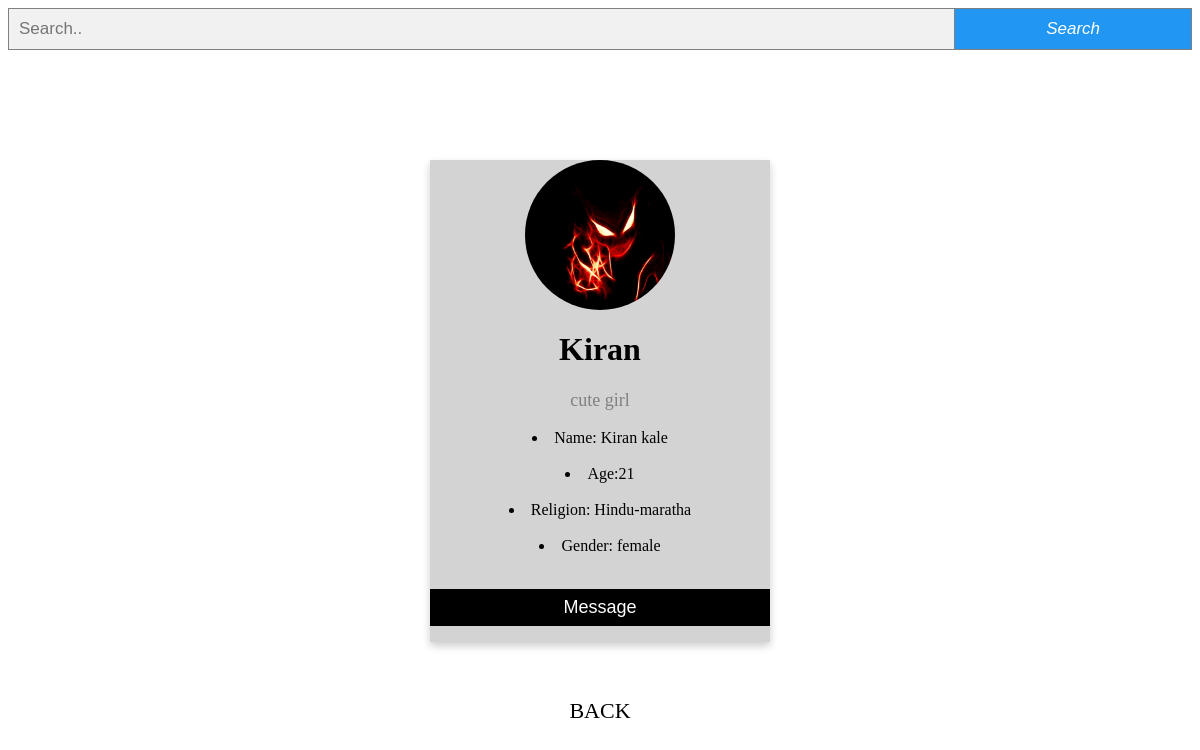
Screenshot of /trending.php (signed in) with the database file from the repository.
### tables this page shows
CREATE TABLE `users` (
  `id` int(225) NOT NULL,
  `unique_id` int(255) NOT NULL,
  `username` varchar(225) NOT NULL,
  `nick` varchar(225) NOT NULL,
  `dob` varchar(225) NOT NULL,
  `email` varchar(225) NOT NULL,
  `gender` varchar(200) NOT NULL,
  `contact` varchar(225) NOT NULL,
  `password` varchar(225) NOT NULL,
  `date` varchar(40) NOT NULL,
  `religion` varchar(225) NOT NULL,
  `about` varchar(1000) NOT NULL,
  `image` varchar(100) NOT NULL,
  `status` varchar(255) NOT NULL
);

### trending.php (the view, shortened to what this page needs)
<HTML>
<head>
</head>
<?php
include("configuration.php");
$email=$_SESSION['email'];
$sql=mysqli_query($al,"SELECT gender FROM users WHERE email='$email'");
$b=mysqli_fetch_array($sql);
?>
<body>
    <form class="example" action="" method="post">
        <input type="text" placeholder="Search.." name="search">
        <button type="submit"><i class="fa fa-search"> Search</i></button>
    </form>
   <div class="container">
    <div class="scrollmenu">
        <?php
$search = $_POST['search'];
$result1 = mysqli_query($al,"SELECT * FROM users WHERE username LIKE '%$search%'");
if ($result1->num_rows > 0){
while($row = $result1->fetch_assoc() ){
  $DOB=$row["dob"];
  $today=date("y-m-d");
  $diff=date_diff(date_create($DOB),date_create($today));
  if(strcmp($b['gender'],$row["gender"] )!=0)
  {
  ?>
        <div class="card">
            <img src="<?php echo $row["image"];?>" alt="Avatar">
            <h1><?php echo $row["nick"]; ?></h1>
            <p class="title"><?php echo $row["about"];?></p>
            <li> Name: <?php echo $row["username"];;?></li><br>
            <li> Age:<?php echo $diff->format('%y');?></li><br>
            <li> Religion: <?php echo $row["religion"];?></li><br>
            <li> Gender: <?php echo $row["gender"];?></li><br>
            <p><a href="users.php" class="card-link"><button>Message</button></p></a>
        </div>
        <?php
}}
?>
        <?php
} else {
  echo "<b>No Record Found</b>";
}
?>
    </div>
    <br />
    <br />
    <center>
        <a class="text" href="profile.php">BACK</a>
    </center>
    </div>
</body>
</html>

### trending.php (style rules this page uses)
.card { box-shadow: 0 4px 8px 0 rgba(0, 0, 0, 0.2); background:lightgray; text-align: center; flex-basis:30%; margin-top:90px; }
.title { color: grey; font-size: 18px; }
button { border: none; outline: 0; display: inline-block; padding: 8px; color: white; background-color: #000; text-align: center; cursor: pointer; width: 100%; font-size: 18px; }
a { text-decoration: none; font-size: 22px; color: black; }
img { border-radius: 50%; width: 150px; height: 150px; }
div.scrollmenu { background-color: white; max-width: 1300px; margin: 20px auto; display: flex; align-items: center; justify-content: space-around; flex-wrap: wrap; }
.container { max-width: 1250px; margin: auto; padding: 0 25px 0 25px; }
* { box-sizing: border-box; }
form.example input[type=text] { padding: 10px; font-size: 17px; border: 1px solid grey; float: left; width: 80%; background: #f1f1f1; }
form.example button { float: left; width: 20%; padding: 10px; background: #2196F3; color: white; font-size: 17px; border: 1px solid grey; border-left: none; cursor: pointer; }
form.example::after { content: ""; clear: both; display: table; }

### rows the page displays
users: image (picture), nick "Kiran", about "cute girl", username "Kiran kale", dob "21", religion "Hindu-maratha", gender "female"
